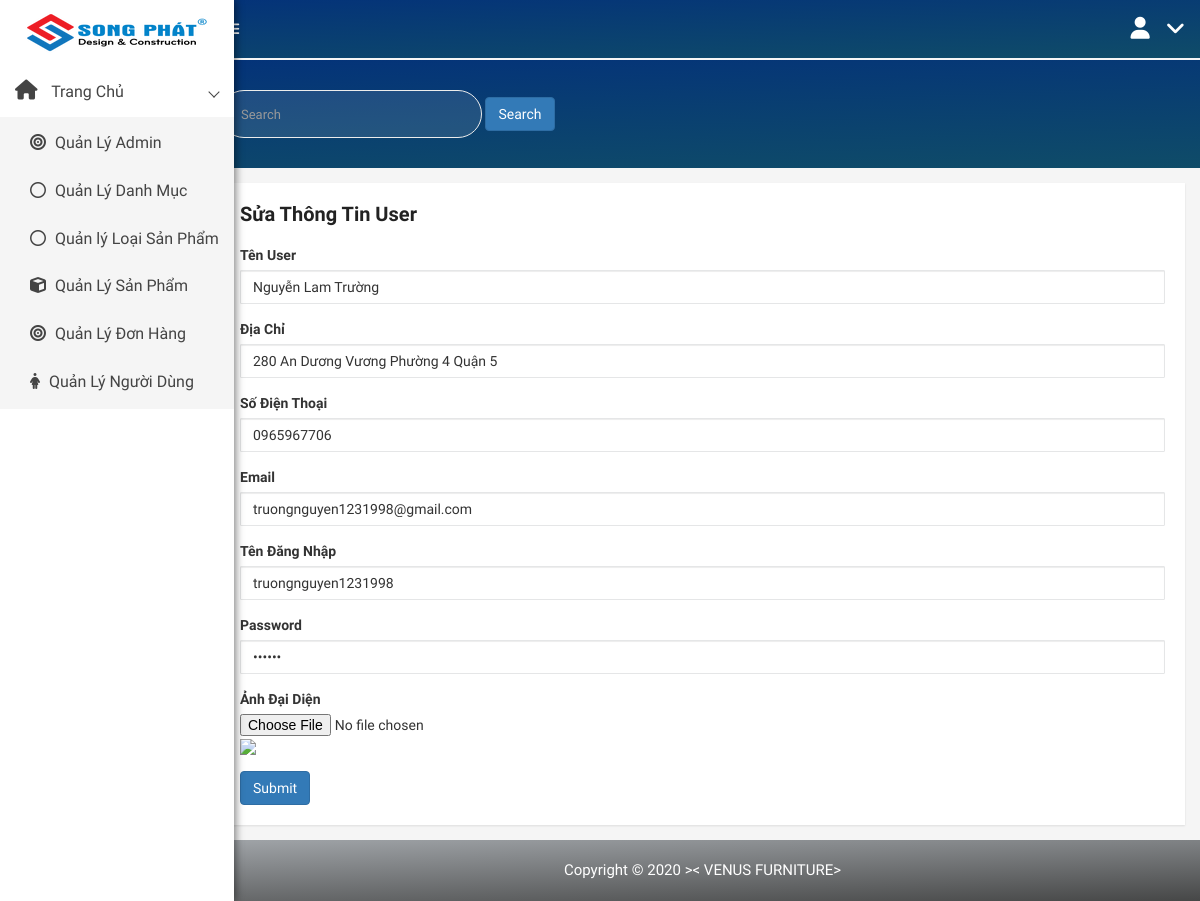
Page /admin/modules/users/edit.php?id=1612 on the committed database.
### tables this page shows
CREATE TABLE `users` (
  `id` int(50) NOT NULL,
  `name` varchar(100) DEFAULT NULL,
  `email` varchar(100) DEFAULT NULL,
  `address` varchar(100) DEFAULT NULL,
  `phone` char(15) DEFAULT NULL,
  `Account` varchar(100) NOT NULL,
  `password` varchar(100) DEFAULT NULL,
  `avatar` varchar(100) DEFAULT NULL,
  `status` tinyint(4) DEFAULT 1,
  `token` varchar(50) DEFAULT NULL,
  `created_at` timestamp NULL DEFAULT NULL,
  `updata_up` timestamp NULL DEFAULT NULL ON UPDATE current_timestamp()
);

### libraries/Database.php (called while the page is built, shortened)
<?php
class DataProvider
{
	public static function ExecuteQuery($sql)
	{
		try{
			$connection = mysqli_connect("localhost","root","", "web_noi_that");
			mysqli_query($connection, "set names 'utf8'");
			$result = mysqli_query($connection, $sql);
			return $result;
		}catch(Exception $ex)
		{
			return null;
		}
    }
}
?>

### admin/modules/users/edit.php (the view, shortened to what this page needs)
<?php require_once __DIR__ . "/../../layouts/header.php" ?>
<div class="product-status mg-tb-15">
    <div class="container-fluid">
        <div class="row">
            <div class="col-lg-12 col-md-12 col-sm-12 col-xs-12">
                <div class="product-status-wrap">
                    <h4>Sửa Thông Tin User</h4>
                    <form action="" method="post" enctype="multipart/form-data" id="USedit">
                        <?php
                        try {
                            $sql = "SELECT * FROM users";
                            if (isset($_GET['id'])) {
                                $id = $_GET['id'];
                                $sql .= " WHERE id = " . $id;
                            }
                            $result = DataProvider::ExecuteQuery($sql);
                            $row = mysqli_fetch_array($result);
                        } catch (Exception $ex) {
                            echo "Không thể mở CSDL";
                        }
                        ?>
                        <div class="form-group">
                            <label>Tên User</label>
                            <input type="text" class="form-control" placeholder="Enter name" name="TenUS" value="<?php echo $row['name'] ?>">
                        </div>
                        <div class="form-group">
                            <label>Địa Chỉ</label>
                            <input type="text" class="form-control" placeholder="351 Lạc Long Quân-Phường 4- Quận 5- Thành Phố Hồ Chí Minh" name="address" value="<?php echo $row['address'] ?>">
                        </div>
                        <div class="form-group">
                            <label>Số Điện Thoại</label>
                            <input type="number" class="form-control" placeholder="0345197655" name="phone" value="<?php echo $row['phone'] ?>">
                        </div>
                        <div class="form-group">
                            <label>Email</label>
                            <input type="email" class="form-control" placeholder="ABC@gmail.com" name="email" value="<?php echo $row['email'] ?>">
                        </div>
                        <div class="form-group">
                            <label>Tên Đăng Nhập</label>
                            <input type="text" class="form-control" placeholder="NguyenVanA" name="account" value="<?php echo $row['Account'] ?>">
                        </div>
                        <div class="form-group">
                            <label>Password</label>
                            <input type="password" class="form-control" placeholder="" name="password" value="<?php echo $row['password'] ?>">
                        </div>
                        <div class="form-group">
                            <label for="exampleFormControlFile1">Ảnh Đại Diện</label>
                            <input type="file" class="form-control-file" id="exampleFormControlFile1" name="Hinh">
                            <img src="img_users/<?php echo $row['avatar'] ?>">
                        </div>
                        <button type="submit" class="btn btn-primary">Submit</button>
                    </form>
                </div>
            </div>
        </div>
    </div>
</div>
<?php
require_once __DIR__ . "/../../layouts/footer.php" ?>

### public/admin/css/main.css (style rules this page uses)
html { color: #222; font-size: 1em; line-height: 1.4; }
audio, canvas, iframe, img, svg, video { vertical-align: middle; }

### rows in the picture
users: TenUS "Nguyễn Lam Trường", address "280 An Dương Vương Phường 4 Quận 5", phone "0965967706", email "truongnguyen1231998@gmail.com", account "truongnguyen1231998"
